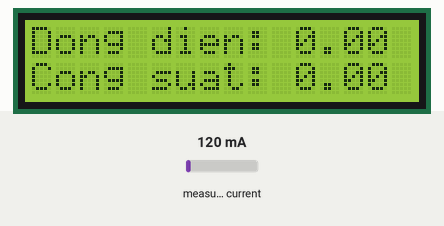
Bench run of a sketch on a simulated Arduino Uno, built with avr-gcc and run on an emulated ATmega328P. Shown: 16×2 character LCD. Inputs (shaded band) come from the test bench; at power-on: measured current 120 mA.

Above: at 1.7 s.
1.8 s: measured current set to 500 mA
At 2.7 s:
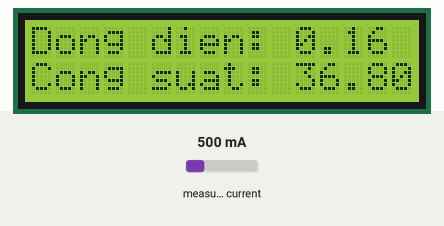
4.8 s: measured current set to 40 mA
At 7.3 s:
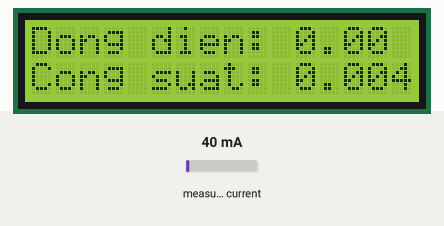
10.3 s: measured current set to 1000 mA
At 16.6 s:
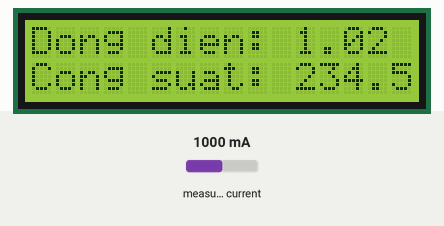
Timing chart, 0 to 16.9 s (numbered marks = the images above; inputs shaded):
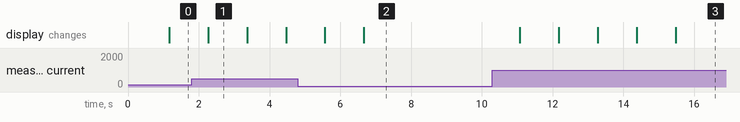

The sketch:

test2.ino
```cpp
#include "EmonLib.h"
#include <LiquidCrystal_I2C.h>
#include <SoftwareSerial.h>

#define _SS_MAX_RX_BUFF 512 // RX buffer size


//Function prototype
int32_t billing_calculate(double Energy);

//Software Serial
const byte rxPin = 2;
const byte txPin = 3;
// Set up a new SoftwareSerial object
SoftwareSerial mySerial (rxPin, txPin);

EnergyMonitor SCT013;
LiquidCrystal_I2C lcd(0x27, 16, 2);
int pinSCT = A0;  //cảm biến kết nối với chân A0
double vol = 230;
double cong_suat;
int count;
double Irms;
String data;
double power;
int32_t Billing;
int times = 0;
int monthly = 0;

void setup() {
  SCT013.current(pinSCT, 60.606);
  Serial.begin(115200);
  lcd.init();
  lcd.backlight();
  // Define pin modes for TX and RX
  pinMode(rxPin, INPUT);
  pinMode(txPin, OUTPUT);

  // Set the baud rate for the SoftwareSerial object
  mySerial.begin(9600);
}

void loop() {
  unsigned long previousMillis = millis();
  while ((millis() - previousMillis) < 915) {
    Irms += SCT013.calcIrms(1480) - 0.15;  // Calculate Irms only
    count++;
  }
  if (Irms < 0) {
    Irms = 0;
  }
  Irms = Irms / count;
  count = 0;
  cong_suat = Irms * vol;
  power += cong_suat/360.0; // 1Kwh = 3600000Ws (J)
  //Monthly reset
  monthly++;
  if(monthly == 30*24*3600) {
    power = 0;
  }
  //Calculating billing
  times++;
  if(times == 20) {
    times = 0;
    Billing = billing_calculate(power);
    String dataSent = String(Irms) + "," + String(cong_suat) + "," + String(power) + "," + String(Billing) + "\n";
    //Sent data to Esp
    // Serial.println(dataSent);
    mySerial.print(dataSent);
  }
  while(mySerial.available()) {
    Serial.write(mySerial.read());
  }
  //LCD display
  lcd.setCursor(0, 0);
  lcd.print("Dong dien: ");
  lcd.print(Irms);
  lcd.setCursor(0, 1);
  lcd.print("Cong suat: ");
  lcd.print(cong_suat);
}


int32_t billing_calculate(double Energy) {
    int32_t BillingFee = 0;
    const static int numberOfStages = 6;
    const static int32_t stage[] = {0, 50, 100, 200, 300, 400};
    const static int32_t bill[] = {1678, 1734, 2014, 2536, 2834, 2927};
    if (Energy <= 0) return 0;
    for(int i = 1; i <= numberOfStages; i++) {
        if(i != numberOfStages) {
            if(Energy <= stage[i]) {
                BillingFee += (Energy - stage[i - 1])*bill[i - 1];
                break;
            } else {
                BillingFee += (stage[i] - stage[i - 1])*bill[i - 1];
            }
        } else {
            BillingFee += (Energy - stage[i - 1])*bill[i - 1];
        }
    }
    return BillingFee;
}
```

Measured:
- after the input at 1.8 s, the display: changes after 0.47 s (image 1)
- after the input at 10.3 s, the display: first changes after 0.77 s (image 3 shows a later state)
- what the display in image 1 shows lasts 1.1 s, from 2.3 s to 3.4 s
